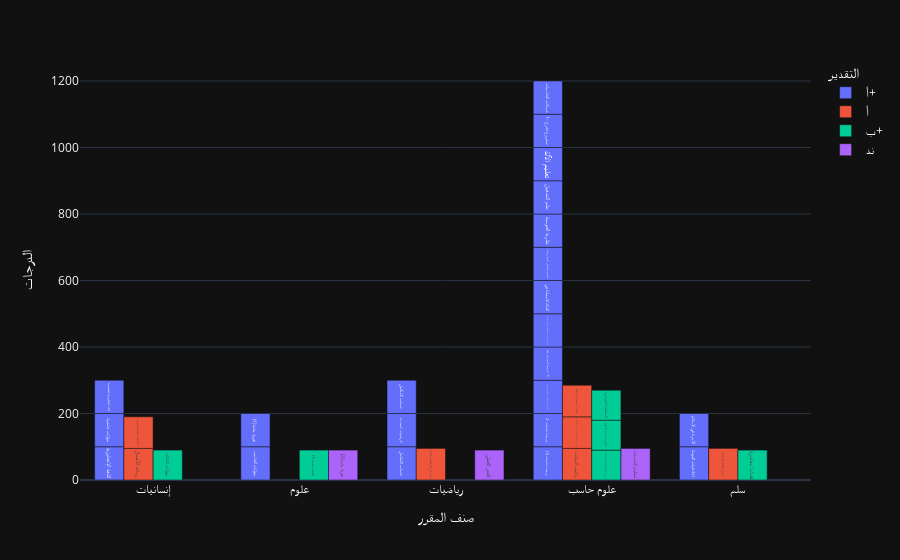

Notebook source saved alongside this figure:
### Code cell
px.bar(grades, x="صنف المقرر", y="الدرجات", color="التقدير", text="اسم المقرر", barmode="group", category_orders=ordering)

### Figure 1 — Plotly figure (JSON) as saved in the notebook; plotly's stock layout.template omitted (floating-point values rounded to 4 significant figures)
{"data": [{"alignmentgroup": "True", "hovertemplate": "التقدير=أ+<br>صنف المقرر=%{x}<br>الدرجات=%{y}<br>اسم المقرر=%{text}<extra></extra>", "legendgroup": "أ+", "marker": {"color": "#636efa", "pattern": {"shape": ""}}, "name": "أ+", "offsetgroup": "أ+", "orientation": "v", "showlegend": true, "text": ["اللغة الإنجليزية", "مهارات الحاسب", "مهارات جامعية", "حساب التفاضل", "لغة إنجليزية تخصصية", "فيزياء عامة (1)", "برمجة حاسبات (1)", "الرياضيات المحددة", "حساب التكامل", "اخلاقيات المهنة", "برمجة حاسبات -2-", "اخلاقيات الحوسبة وطرق البحث", "البرمجة الإجرائية بلغة \"C\"", "الرياضيات المتقطعة لعلوم الحاسب", "الأسرة في الإسلام", "الذكاء الاصطناعي", "تصميم وتحليل الخوارزميات", "نظرية الحوسبة", "نظم التشغيل", "تعليم الآلة", "مشروع تخرج -1-", "شبكات الحاسبات"], "textposition": "auto", "type": "bar", "x": ["إنسانيات", "علوم", "إنسانيات", "رياضيات", "إنسانيات", "علوم", "علوم حاسب", "رياضيات", "رياضيات", "سلم", "علوم حاسب", "علوم حاسب", "علوم حاسب", "علوم حاسب", "سلم", "علوم حاسب", "علوم حاسب", "علوم حاسب", "علوم حاسب", "علوم حاسب", "علوم حاسب", "علوم حاسب"], "xaxis": "x", "y": [100, 100, 100, 100, 100, 100, 100, 100, 100, 100, 100, 100, 100, 100, 100, 100, 100, 100, 100, 100, 100, 100], "yaxis": "y"}, {"alignmentgroup": "True", "hovertemplate": "التقدير=أ<br>صنف المقرر=%{x}<br>الدرجات=%{y}<br>اسم المقرر=%{text}<extra></extra>", "legendgroup": "أ", "marker": {"color": "#EF553B", "pattern": {"shape": ""}}, "name": "أ", "offsetgroup": "أ", "orientation": "v", "showlegend": true, "text": ["ريادة الأعمال", "مدخل الى الاحتمالات والإحصاء", "اللياقة والثقافة الصحية", "أصول الثقافة الإسلامية", "تراكيب البيانات", "ادارة مشاريع البرمجيات وتقينة المعلومات", "لغات البرمجة والترجمة"], "textposition": "auto", "type": "bar", "x": ["إنسانيات", "رياضيات", "إنسانيات", "سلم", "علوم حاسب", "علوم حاسب", "علوم حاسب"], "xaxis": "x", "y": [95, 95, 95, 95, 95, 95, 95], "yaxis": "y"}, {"alignmentgroup": "True", "hovertemplate": "التقدير=ب+<br>صنف المقرر=%{x}<br>الدرجات=%{y}<br>اسم المقرر=%{text}<extra></extra>", "legendgroup": "ب+", "marker": {"color": "#00cc96", "pattern": {"shape": ""}}, "name": "ب+", "offsetgroup": "ب+", "orientation": "v", "showlegend": true, "text": ["كيمياء عامة (1)", "مهارات الكتابة.", "قضايا معاصرة", "اسس نظم قواعد البيانات", "تحليل وتصميم الأنظمة", "المعالجة المتوازيه"], "textposition": "auto", "type": "bar", "x": ["علوم", "إنسانيات", "سلم", "علوم حاسب", "علوم حاسب", "علوم حاسب"], "xaxis": "x", "y": [90, 90, 90, 90, 90, 90], "yaxis": "y"}, {"alignmentgroup": "True", "hovertemplate": "التقدير=ند<br>صنف المقرر=%{x}<br>الدرجات=%{y}<br>اسم المقرر=%{text}<extra></extra>", "legendgroup": "ند", "marker": {"color": "#ab63fa", "pattern": {"shape": ""}}, "name": "ند", "offsetgroup": "ند", "orientation": "v", "showlegend": true, "text": ["فيزياء عامه (2)", "الجبر الخطي", "تنظيم الحاسبات"], "textposition": "auto", "type": "bar", "x": ["علوم", "رياضيات", "علوم حاسب"], "xaxis": "x", "y": [90, 90, 95], "yaxis": "y"}], "layout": {"barmode": "group", "legend": {"title": {"text": "التقدير"}, "tracegroupgap": 0}, "margin": {"t": 60}, "xaxis": {"anchor": "y", "domain": [0, 1], "title": {"text": "صنف المقرر"}}, "yaxis": {"anchor": "x", "domain": [0, 1], "title": {"text": "الدرجات"}}}}
